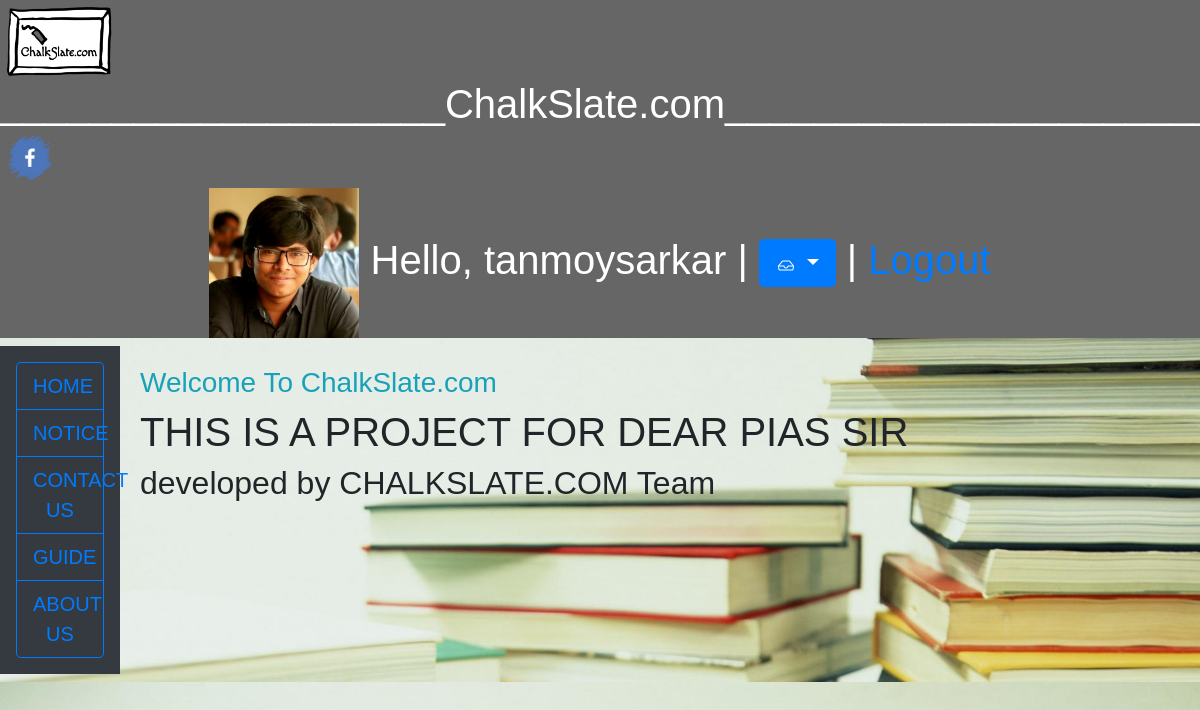
The app's page /chalkslate/home/about-us/ (signed in) with its own data.
### management/models.py (models this page shows, shortened)
class Tutor(models.Model):
    chalkslate_user = models.OneToOneField(ChalkSlateUser, on_delete=models.CASCADE)
    tutor_details = models.CharField(verbose_name='tutor details', max_length=100)
    picture = models.ImageField(verbose_name='picture', upload_to='tutor_pictures')
    institute = models.ForeignKey(ChalkSlateAdmin, on_delete=models.SET_NULL, null=True, default=None)

class ChalkSlateUser(AbstractBaseUser):
    email = models.EmailField(verbose_name='email', unique=True, max_length=60)
    username = models.CharField(max_length=60, unique=True)
    date_joined = models.DateField(verbose_name='date joined', auto_now_add=True)
    last_login = models.DateField(verbose_name='last login', auto_now=True)
    is_admin = models.BooleanField(default=False)
    is_active = models.BooleanField(default=True)
    is_staff = models.BooleanField(default=False)
    is_superuser = models.BooleanField(default=False)
    first_name = models.CharField(max_length=60, verbose_name='first name')
    last_name = models.CharField(max_length=60, verbose_name='last name')
    has_institute = models.BooleanField(default=False)
    USERNAME_FIELD = 'email'
    REQUIRED_FIELDS = ['username',]
    objects = MyAccountManager()
    AUTHORITY = 1
    INSTITUTE = 2
    STUDENT = 3
    TUTOR = 4
    USER_TYPE_CHOICES = (
        (AUTHORITY, 'Authority (superuser or admin)'),
        (INSTITUTE, 'ChalkSlateAdmin'),
        (STUDENT, 'Student'),
        (TUTOR, 'Tutor'),
    )
    user_type = models.PositiveSmallIntegerField(choices=USER_TYPE_CHOICES, null=True, blank=True)

### management/views.py (the view)
# urls.py: path('home/about-us/', views.about_us, name='about_us'),
def about_us(request):
    context = {}
    if request.user.is_authenticated:
        chalkslate_user = ChalkSlateUser.objects.get(username = request.user.username)
        context['chalkslate_user'] = chalkslate_user
        if chalkslate_user.user_type == 3:
            related_to = chalkslate_user.student
            context['related_to'] = related_to
        elif chalkslate_user.user_type == 4:
            related_to = chalkslate_user.tutor
            context['related_to'] = related_to
    return render(request,'management/about-us.html', context)

### management/templates/management/about-us.html
{% extends 'base.html' %}
{% block override_0 %}
<h1>THIS IS A PROJECT FOR DEAR PIAS SIR</h1>
<h2>developed by CHALKSLATE.COM Team</h2>
{% endblock %}

### management/templates/base.html (shortened to what this page needs)
<!DOCTYPE html>
<html lang="en">
<link rel="stylesheet" href="https://stackpath.bootstrapcdn.com/bootstrap/4.4.1/css/bootstrap.min.css">
{% load static %}
<link rel="stylesheet" type="text/css" href="{% static 'management/enter-style2.css' %}">
<head>
</head>
<body>
  <header>
    <h1>
        <a href="/chalkslate/home"><img style="width: 120px; height: 80px;" alt="logo" src="{% static 'management/images/logo.gif' %}"/> </a>
        ____________________ChalkSlate.com______________________
        <a href="/admin" target="blank"><img style="width: 60px; height: 60px;" alt="fb" src="{% static 'management/images/fb.png' %}"/> </a>
        <center>
        {% if request.user.is_authenticated %}
                {% if chalkslate_user.user_type > 2 %}
                    <img src="{{ related_to.picture.url }}" width="150">
                {% endif %}
                Hello, {{ request.user.username }} |
                <span class="dropdown">
                    <a class="btn btn-lg btn-primary dropdown-toggle" href="#" role="button" data-toggle="dropdown" aria-haspopup="true" aria-expanded="false">
                    </a>
                </span> |
                <a href="{% url 'logout' %}">Logout</a>
        {% else %}
             <a href="{% url 'register' %}">Register</a> | <a href="{% url 'login' %}">Login</a>
        {% endif %}
        </center>
    </h1>
  </header>
  <section>
      <nav class="btn-group-lg btn-group-vertical text-center p-3 mb-2 bg-dark text-white" role="group" aria-label="Basic example">
          <a class="btn btn-outline-primary" href="{% url 'home_page' %}" role="button">HOME</a>
          <a class="btn btn-outline-primary" href="{% url 'notice_board' %}" role="button">NOTICE</a>
          <a class="btn btn-outline-primary" href="{% url 'contact_us' %}" role="button">CONTACT US</a>
          <a class="btn btn-outline-primary" href="{% url 'guide' %}" role="button">GUIDE</a>
          <a class="btn btn-outline-primary" href="{% url 'about_us' %}" role="button">ABOUT US</a>
      </nav>
    <article >
      <h3 class="text-info"> Welcome To ChalkSlate.com </h3>
      {% block override_0 %}
      {% endblock %}
    </article>
  </section>
</body>
</html>

### management/static/management/enter-style2.css (style rules this page uses)
body { background: white url("images/b.jpg"); background-size: cover; }
* { box-sizing: border-box; }
body { font-family: Arial, Helvetica, sans-serif; }
header { background-color: #666; padding: 0px; text-align: left; font-size: 20px; color: white; }
nav { float: left; width: 10%; padding: 5px; }
article { float: left; padding: 20px; width: 90%; }
section:after { content: ""; display: table; clear: both; }

### records on screen
Tutor: picture (picture)
ChalkSlateUser: user.username "tanmoysarkar"
